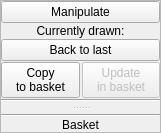
     <widget class="QFrame" name="fBasket">
      <property name="sizePolicy">
       <sizepolicy hsizetype="Fixed" vsizetype="Preferred">
        <horstretch>0</horstretch>
        <verstretch>0</verstretch>
       </sizepolicy>
      </property>
      <property name="minimumSize">
       <size>
        <width>161</width>
        <height>0</height>
       </size>
      </property>
      <property name="maximumSize">
       <size>
        <width>161</width>
        <height>16777215</height>
       </size>
      </property>
      <property name="frameShape">
       <enum>QFrame::Shape::StyledPanel</enum>
      </property>
      <property name="frameShadow">
       <enum>QFrame::Shadow::Raised</enum>
      </property>
      <layout class="QVBoxLayout" name="verticalLayout">
       <property name="leftMargin">
        <number>0</number>
       </property>
       <property name="topMargin">
        <number>0</number>
       </property>
       <property name="rightMargin">
        <number>0</number>
       </property>
       <property name="bottomMargin">
        <number>0</number>
       </property>
       <item>
        <widget class="QSplitter" name="splitter">
         <property name="orientation">
          <enum>Qt::Orientation::Vertical</enum>
         </property>
         <property name="opaqueResize">
          <bool>false</bool>
         </property>
         <property name="handleWidth">
          <number>6</number>
         </property>
         <widget class="QWidget" name="verticalLayoutWidget">
          <layout class="QVBoxLayout" name="layExplorer">
           <property name="spacing">
            <number>1</number>
           </property>
           <property name="bottomMargin">
            <number>3</number>
           </property>
           <item>
            <widget class="QPushButton" name="pbManipulate">
             <property name="text">
              <string>Manipulate</string>
             </property>
            </widget>
           </item>
           <item>
            <widget class="QLabel" name="label_27">
             <property name="text">
              <string>Currently drawn:</string>
             </property>
             <property name="alignment">
              <set>Qt::AlignmentFlag::AlignCenter</set>
             </property>
            </widget>
           </item>
           <item>
            <widget class="QPushButton" name="pbBackToLast">
             <property name="text">
              <string>Back to last</string>
             </property>
            </widget>
           </item>
           <item>
            <layout class="QHBoxLayout" name="horizontalLayout_2">
             <property name="spacing">
              <number>2</number>
             </property>
             <item>
              <widget class="QPushButton" name="pbAddToBasket">
               <property name="font">
                <font>
                 <bold>false</bold>
                </font>
               </property>
               <property name="text">
                <string>Copy
to basket</string>
               </property>
              </widget>
             </item>
             <item>
              <widget class="QPushButton" name="pbUpdateInBasket">
               <property name="enabled">
                <bool>false</bool>
               </property>
               <property name="text">
                <string>Update
in basket</string>
               </property>
              </widget>
             </item>
            </layout>
           </item>
           <item>
            <widget class="Line" name="line_8">
             <property name="orientation">
              <enum>Qt::Orientation::Horizontal</enum>
             </property>
            </widget>
           </item>
          </layout>
         </widget>
         <widget class="QWidget" name="layoutWidget">
          <layout class="QVBoxLayout" name="layBasket">
           <property name="spacing">
            <number>1</number>
           </property>
           <property name="topMargin">
            <number>3</number>
           </property>
           <item>
            <widget class="Line" name="line_6">
             <property name="orientation">
              <enum>Qt::Orientation::Horizontal</enum>
             </property>
            </widget>
           </item>
           <item>
            <widget class="QLabel" name="label_21">
             <property name="text">
              <string>Basket</string>
             </property>
             <property name="alignment">
              <set>Qt::AlignmentFlag::AlignCenter</set>
             </property>
            </widget>
           </item>
          </layout>
         </widget>
        </widget>
       </item>
      </layout>
     </widget>
